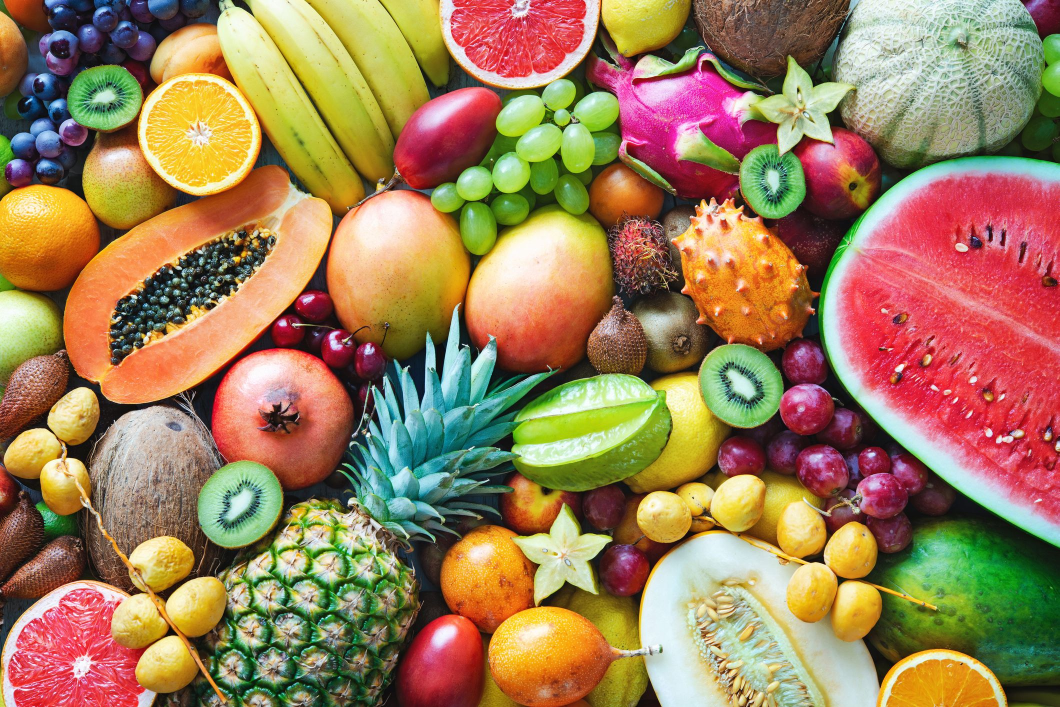
#> input picture lab3/exercise/colorful-ripe-tropical-fruits.jpg, 2119 x 1414 px (shown at 1/2 size)
$ jupyter execute lab3-baitap.ipynb
#> lines starting #> are read from the running program, lines starting #| are printed output that depends on the picture
[cell 1]
import numpy as np
import imageio.v2 as iio
import matplotlib.pylab as plt

# Đọc ảnh từ thư mục exercise
data = iio.imread('exercise/colorful-ripe-tropical-fruits.jpg')
#> data is the input picture: shape (1414, 2119, 3); mean R, G, B 157.9, 126.8, 88.7
print("Kích thước ảnh:", data.shape)
#| Kích thước ảnh: (1414, 2119, 3)

# Cắt quả kiwi (tọa độ đã xác định thủ công, bạn có thể điều chỉnh nếu cần)
kiwi = data[706:849, 1420:1571]  # (y1:y2, x1:x2)

# Tịnh tiến sang phải 30 pixels
height, width, _ = kiwi.shape
#> height = 143; width = 151
translated = np.zeros((height, width + 30, 3), dtype=np.uint8)
translated[:, 30:] = kiwi

# Lưu ảnh đã tịnh tiến
iio.imsave('kiwi_translated.jpg', translated)

# Hiển thị ảnh kết quả
plt.imshow(translated)
plt.title("Kiwi đã tịnh tiến +30px")
plt.axis('off')
plt.show()

[cell 2]
import cv2
import numpy as np
import matplotlib.pyplot as plt

# Đọc ảnh
image = cv2.imread('exercise/colorful-ripe-tropical-fruits.jpg')
image_rgb = cv2.cvtColor(image, cv2.COLOR_BGR2RGB)

# Cắt vùng quả đu đủ và dưa hấu (tọa độ đúng)
papaya = image_rgb[328:806, 239:542]
watermelon = image_rgb[319:784, 1696:1890]
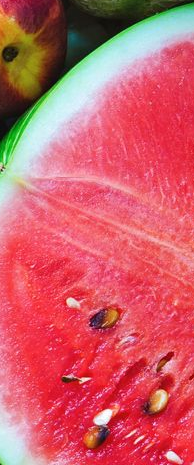
#> watermelon: shape (465, 194, 3); mean R, G, B 205.1, 94.6, 104.2


# Đổi màu bằng cách đảo màu
papaya_inv = 255 - papaya
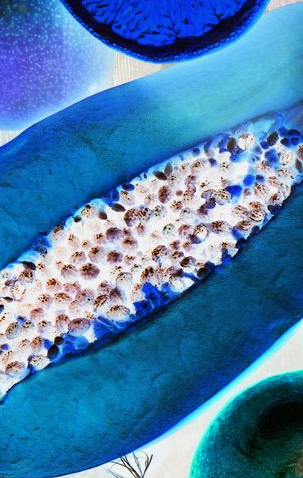
#> papaya_inv: shape (478, 303, 3); mean R, G, B 75.1, 126.7, 172.8
watermelon_inv = 255 - watermelon
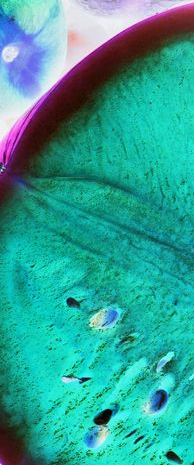
#> watermelon_inv: shape (465, 194, 3); mean R, G, B 49.9, 160.4, 150.8

# Hiển thị kết quả
plt.figure(figsize=(12, 6))

plt.subplot(2, 2, 1)
plt.title("Original Papaya")
plt.imshow(papaya)
plt.axis('off')

plt.subplot(2, 2, 2)
plt.title("Inverted Papaya")
plt.imshow(papaya_inv)
plt.axis('off')

plt.subplot(2, 2, 3)
plt.title("Original Watermelon")
plt.imshow(watermelon)
plt.axis('off')

plt.subplot(2, 2, 4)
plt.title("Inverted Watermelon")
plt.imshow(watermelon_inv)
plt.axis('off')

plt.tight_layout()
plt.show()

[cell 3]
import numpy as np
import scipy.ndimage as nd
import imageio.v2 as iio
import matplotlib.pylab as plt

# Đọc ảnh gốc
data = iio.imread('exercise/quang_ninh.jpg')
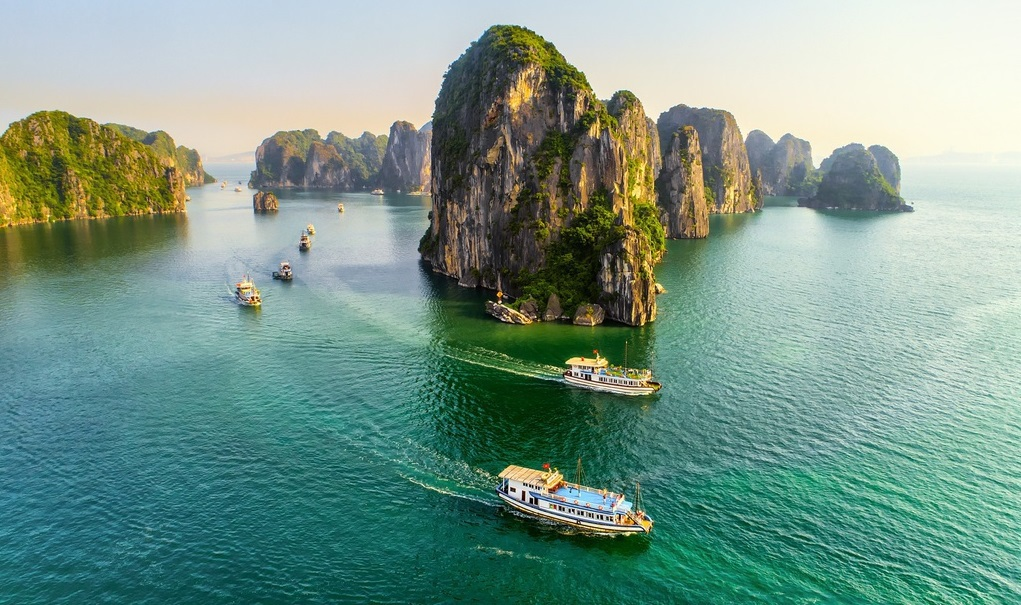
#> input picture lab3/exercise/quang_ninh.jpg, 1021 x 605 px
#> data is the input picture: shape (605, 1021, 3); mean R, G, B 119.9, 151, 137.7
print("Kích thước ảnh gốc:", data.shape)
#| Kích thước ảnh gốc: (605, 1021, 3)

# ------------------ Cắt vùng ngọn núi và con thuyền ------------------
# Bạn có thể điều chỉnh lại tọa độ nếu cần
mountain = data[20:320, 429:656]      # ngọn núi (ví dụ)
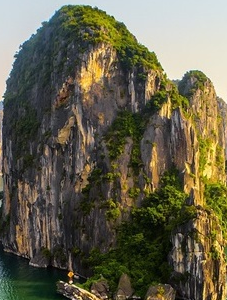
#> mountain: shape (300, 227, 3); mean R, G, B 101.1, 97.2, 76.2
boat = data[463:534, 513:645]       # con thuyền (ví dụ)
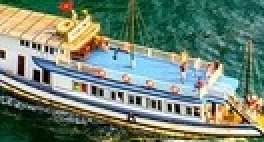
#> boat: shape (71, 132, 3) (shown 2 times larger); mean R, G, B 113.4, 131.1, 115

# ------------------ Xoay 45 độ ------------------
mountain_rotated = nd.rotate(mountain, 45, reshape=True)
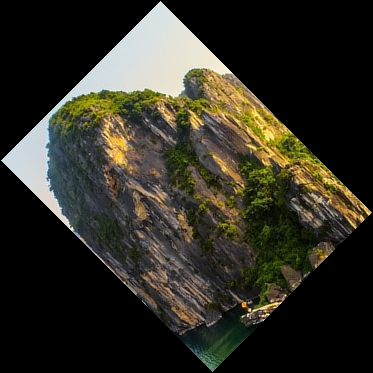
#> mountain_rotated: shape (373, 373, 3); mean R, G, B 48.8, 46.9, 36.7
boat_rotated = nd.rotate(boat, 45, reshape=True)

# ------------------ Lưu kết quả ------------------
iio.imsave('mountain_rotated.jpg', mountain_rotated)
iio.imsave('boat_rotated.jpg', boat_rotated)
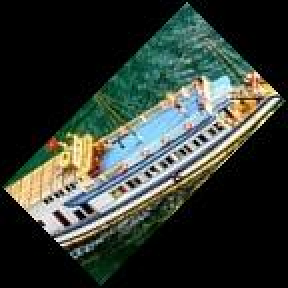
#> saved as boat_rotated.jpg: shape (144, 144, 3) (shown 2 times larger); mean R, G, B 51, 58.5, 51.7
print("✅ Đã lưu ảnh: mountain_rotated.jpg và boat_rotated.jpg")

# ------------------ Hiển thị kết quả ------------------
plt.figure(figsize=(10, 5))

plt.subplot(1, 2, 1)
plt.imshow(mountain_rotated)
plt.title("Ngọn núi xoay 45°")
plt.axis('off')

plt.subplot(1, 2, 2)
plt.imshow(boat_rotated)
plt.title("Con thuyền xoay 45°")
plt.axis('off')

plt.tight_layout()
plt.show()

[cell 4]
import numpy as np
import scipy.ndimage as nd
import imageio.v2 as iio
import matplotlib.pylab as plt

# Đọc ảnh từ thư mục exercise
data = iio.imread('exercise/pagoda.jpg')
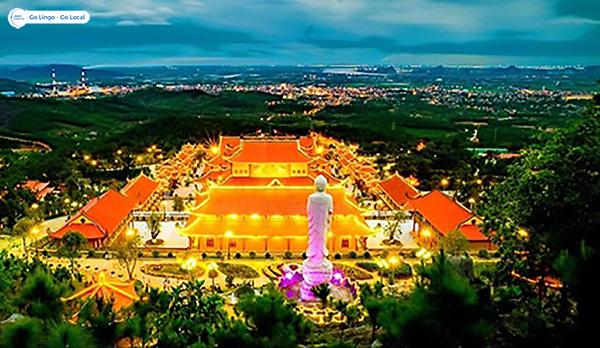
#> input picture lab3/exercise/pagoda.jpg, 600 x 348 px
#> data is the input picture: shape (348, 600, 3); mean R, G, B 82.1, 94.8, 64.1
print("Kích thước ảnh gốc:", data.shape)
#| Kích thước ảnh gốc: (348, 600, 3)

# Cắt vùng ngôi chùa (tọa độ mẫu, bạn có thể điều chỉnh)
pagoda = data[132:244, 188:380]  # (y1:y2, x1:x2)
print("Kích thước vùng chùa:", pagoda.shape)
#| Kích thước vùng chùa: (112, 192, 3)

# Phóng to 5 lần
pagoda_zoomed = nd.zoom(pagoda, (5, 5, 1))  # Phóng to theo (y, x, kênh)
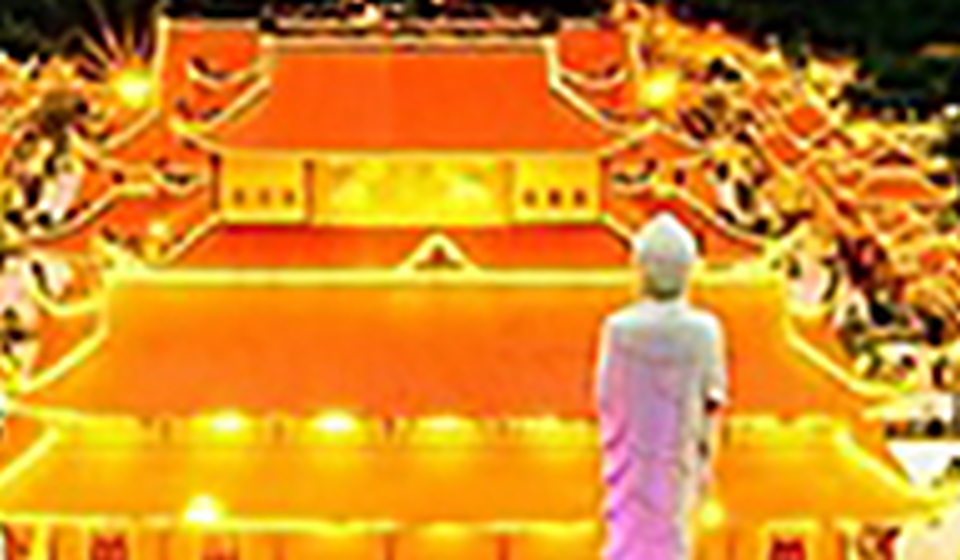
#> pagoda_zoomed: shape (560, 960, 3); mean R, G, B 215.9, 140.4, 37.9

# Lưu ảnh kết quả
iio.imsave('pagoda_scaled.jpg', pagoda_zoomed)

# Hiển thị ảnh đã phóng to
plt.imshow(pagoda_zoomed)
plt.title("Ngôi chùa phóng to 5 lần")
plt.axis('off')
plt.show()

[cell 5]
import cv2
import numpy as np
import matplotlib.pyplot as plt

# Danh sách ảnh mẫu
image_names = {
    "1": "exercise/pagoda.jpg",
    "2": "exercise/quang_ninh.jpg",
    "3": "exercise/colorful-ripe-tropical-fruits.jpg"
}

# Hàm chọn ảnh từ menu
def select_image():
    print("\nChọn ảnh:")
    print("1 - pagoda.jpg")
    print("2 - quang_ninh.jpg")
    print("3 - colorful-ripe-tropical-fruits.jpg")
    img_choice = input("Nhập số (1/2/3): ")
    path = image_names.get(img_choice)
    if path:
        image = cv2.imread(path)
        if image is not None:
            return image, path
        else:
            print("❌ Không thể đọc ảnh.")
    else:
        print("❌ Lựa chọn không hợp lệ.")
    return None, None

# Tịnh tiến ảnh
# [12 lines left out: functions translate_image, rotate_image, not called in this run]

# Phóng to hoặc thu nhỏ
def scale_image(img, fx, fy):
    return cv2.resize(img, None, fx=fx, fy=fy, interpolation=cv2.INTER_LINEAR)

# Hiển thị ảnh và cho phép click lấy tọa độ
# [11 lines left out: function coordinate_map, not called in this run]

# Menu chính
def main():
    while True:
        print("\n=== MENU ===")
        print("T - Tịnh tiến")
        print("X - Xoay")
        print("P - Phóng to")
        print("H - Thu nhỏ")
        print("C - Coordinate Map")
        print("Q - Thoát")
        choice = input("Chọn thao tác: ").strip().upper()
#> the answer given: 1
#> the answer given: exercise/colorful-ripe-tropical-fruits.jpg
#> the answer given: 1
#> the answer given: exercise/quang_ninh.jpg
#> the answer given: 1

        if choice == "Q":
            print("Kết thúc chương trình.")
            break

        image, path = select_image()
#> the answer given: exercise/pagoda.jpg
